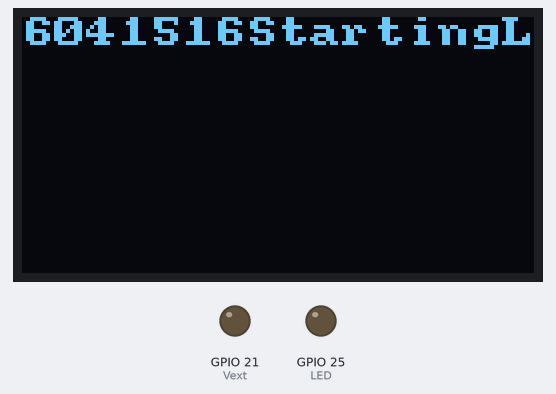
Bench run of a sketch on a simulated ESP32. On the bench: 128×64 one-colour display, output pins drawn as LEDs (lit = HIGH). No radio packets arrive unless stated.

Above: at 0.1 s.
At 3.89 s:
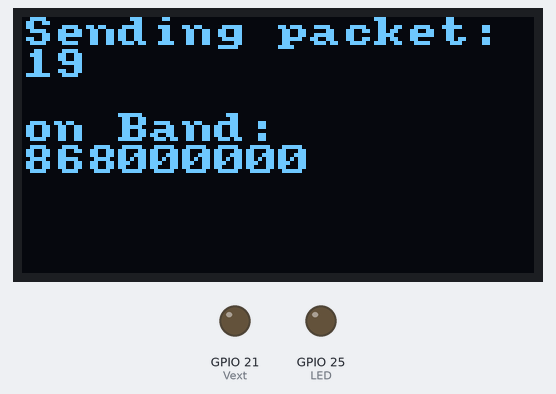
At 7.61 s:
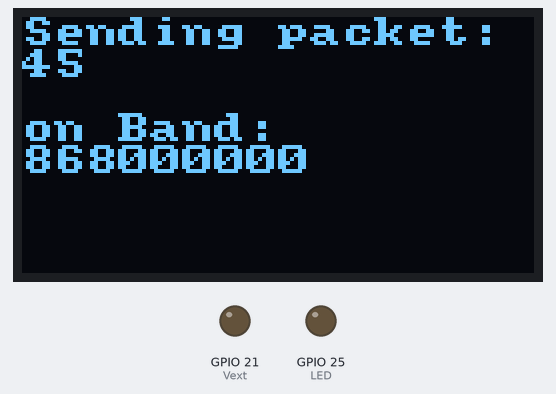
At 15.2 s:
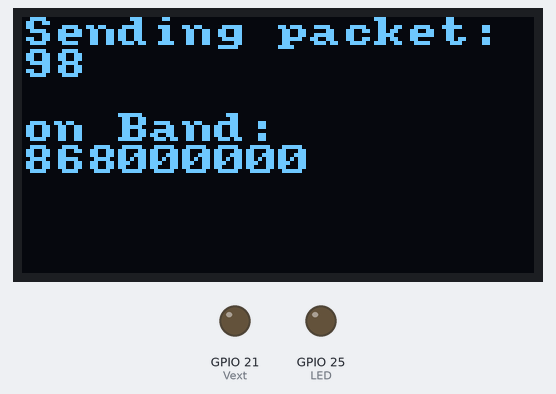
At 22.84 s:
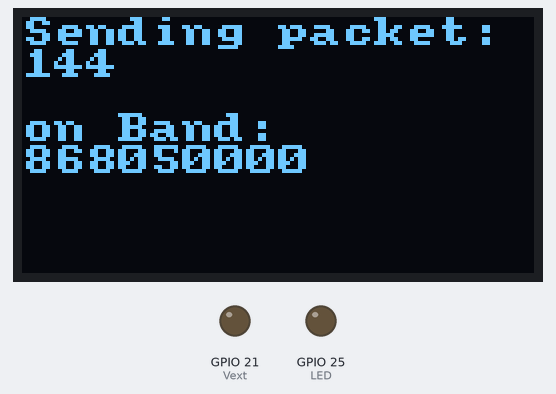
At 30.5 s:
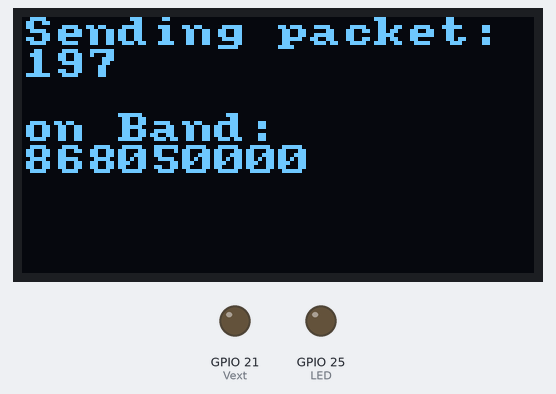

The sketch:

ESP32_Lora_Sender_Test.ino
```cpp
/*
  This is a simple example show the LoRa sended data in OLED.

  The onboard OLED display is SSD1306 driver and I2C interface. In order to make the
  OLED correctly operation, you should output a high-low-high(1-0-1) signal by soft-
  ware to OLED's reset pin, the low-level signal at least 5ms.

  OLED pins to ESP32 GPIOs via this connecthin:
  OLED_SDA -- GPIO4
  OLED_SCL -- GPIO15
  OLED_RST -- GPIO16

  by Aaron.Lee from HelTec AutoMation, ChengDu, China
  成都惠利特自动化科技有限公司
  www.heltec.cn

  this project also realess in GitHub:
  https://github.com/Heltec-Aaron-Lee/WiFi_Kit_series
*/
#include <SPI.h>
#include <LoRa.h>
#include <Wire.h>
#include <U8x8lib.h>

#define SDA     4    // GPIO4  -- SX127x's SDA
#define SCK     5    // GPIO5  -- SX127x's SCK
#define SCL     15   // GPIO15 -- SX127X's SCL
#define MISO    19   // GPIO19 -- SX127x's MISO
#define MOSI    27   // GPIO27 -- SX127x's MOSI
#define SS      18   // GPIO18 -- SX127x's CS
#define RST     14   // GPIO14 -- SX127x's RESET
#define RST_LED 16   // GPIO16 -- OLED reset pin
#define LED     25   // GPIO25 -- LED Light pin
#define DI00    26   // GPIO26 -- SX127x's IRQ(Interrupt Request)

#define BAND    8681E5  //you can set band here directly,e.g. 868E6,915E6
#define PABOOST true

#define V2   1

#ifdef V2 //WIFI Kit series V1 not support Vext control
  #define Vext  21
#endif

unsigned int counter = 0;

// the OLED used
U8X8_SSD1306_128X64_NONAME_SW_I2C u8x8(/* clock=*/ 15, /* data=*/ 4, /* reset=*/ 16);

void setFrequencyandSend()
{
    unsigned long startFreq = 868000000;
    unsigned long endFreq = 870000000;

    unsigned long i;
    unsigned long freq;
    unsigned long s;

    for (i = startFreq; i < endFreq; i = i + 50000)
    {
      LoRa.setFrequency(i);

      for (s = 1; s < 100; s++)
      {
        u8x8.setCursor(0, 0);
        u8x8.print("Sending packet: ");

        u8x8.setCursor(0, 1);
        u8x8.print(counter);

        u8x8.drawString(0, 3, "on Band: ");
        u8x8.setCursor(0, 4);
        u8x8.print(i);

        counter++;

        LoRa.beginPacket();
        LoRa.print("hello ");
        LoRa.print(counter);
        LoRa.endPacket();
        delay(50);
      }
      delay(1000);
    }
}

void setup()
{

  u8x8.begin();
  u8x8.setFont(u8x8_font_amstrad_cpc_extended_r);
  u8x8.setCursor(0, 0);
  u8x8.print(0x3c);
  u8x8.print(SDA);
  u8x8.print(SCL);
  u8x8.print(RST_LED);

  pinMode(Vext,OUTPUT);
  pinMode(LED,OUTPUT);

  digitalWrite(Vext, LOW);    // set GPIO16 low to reset OLED
  u8x8.print("Starting");

  SPI.begin(SCK,MISO,MOSI,SS);

  LoRa.setPins(SS,RST,DI00);
  LoRa.setSpreadingFactor(7);
  LoRa.setSignalBandwidth(125E3);
  LoRa.setCodingRate4(5);
  LoRa.setSyncWord(0x34);
  LoRa.enableCrc();


  Serial.begin(115200);

  if (!LoRa.begin(BAND))
  {
    u8x8.print("Starting LoRa failed!");
    while (1);
  }
  u8x8.print("LoRa Initial success!");
  delay(1000);
}

void loop()
{

  setFrequencyandSend();

  digitalWrite(LED, HIGH);   // turn the LED on (HIGH is the voltage level)
  delay(250);                       // wait for a second
  digitalWrite(LED, LOW);    // turn the LED off by making the voltage LOW
  delay(250);                       // wait for a second
}
```

Measured:
- what the display in image 5 shows lasts 1.2 s, from 30.4 s to 31.6 s
